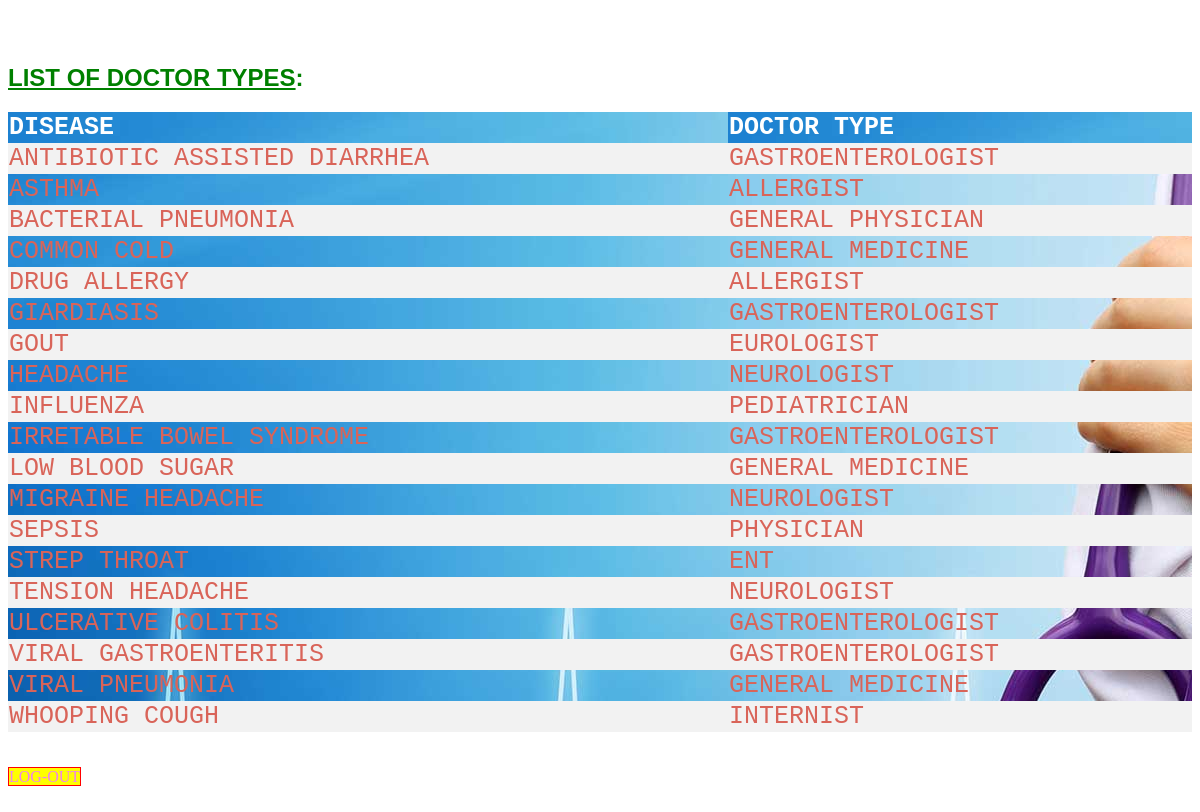
The app's page /doctor_details.php with its own data.
### tables this page shows
CREATE TABLE IF NOT EXISTS `doctor_type` (
  `dno` int(11) NOT NULL,
  `disease` varchar(50) NOT NULL,
  `doctor_type` varchar(50) NOT NULL,
  PRIMARY KEY (`dno`)
);

### doctor_details.php (the view, shortened to what this page needs)
<html>
<head>
</head>
<h2></br></br><u>LIST OF DOCTOR TYPES</u>:</h2>
<body>
<table>
<tr>
<th>DISEASE</th>
<th>DOCTOR TYPE</th>
</tr>
<?php
$host="localhost";
$dbUsername="root";
$dbPassword="";
$dbname="disease";
$conn=new mysqli($host,$dbUsername,$dbPassword,$dbname);
$sql="Select disease,doctor_type from doctor_type order by disease asc";
$result=$conn->query($sql);
if($result->num_rows > 0){
	while($row=$result->fetch_assoc()){
		echo "<tr><td>".$row["disease"]."</td><td>".$row["doctor_type"]."</td></tr>";
	}
	echo "</table>";
}
else{
	echo "0 results found...!";
}
?>
<a href="admin_logout.php">LOG-OUT</a>
</body>
</html>

### doctor_details.php (style rules this page uses)
h2 { color:green; font-family:sans-serif; text-decoration:none; }
a:link { border:1px solid red; color:violet; background-color:yellow; text-decoration:none; }
table { background-image: url(mp.jpg); border-collapse:collapse; width:100%; color:#d96459; font-family:monospace; font-size:25px; text-align:left; }
th { background-image: url(mp.jpg); background-color:#d96459; color:white; }
tr:nth-child(even) { background-color:#f2f2f2 }

### records on screen
doctor_type: disease "ANTIBIOTIC ASSISTED DIARRHEA", doctor_type "GASTROENTEROLOGIST"
doctor_type: disease "ASTHMA", doctor_type "ALLERGIST"
doctor_type: disease "BACTERIAL PNEUMONIA", doctor_type "GENERAL PHYSICIAN"
doctor_type: doctor_type "GENERAL MEDICINE"
doctor_type: disease "DRUG ALLERGY", doctor_type "ALLERGIST"
doctor_type: disease "GIARDIASIS", doctor_type "GASTROENTEROLOGIST"
doctor_type: disease "GOUT", doctor_type "EUROLOGIST"
doctor_type: disease "HEADACHE", doctor_type "NEUROLOGIST"
doctor_type: disease "INFLUENZA", doctor_type "PEDIATRICIAN"
doctor_type: disease "IRRETABLE BOWEL SYNDROME", doctor_type "GASTROENTEROLOGIST"
doctor_type: disease "LOW BLOOD SUGAR", doctor_type "GENERAL MEDICINE"
doctor_type: disease "MIGRAINE HEADACHE", doctor_type "NEUROLOGIST"
doctor_type: disease "SEPSIS", doctor_type "PHYSICIAN"
doctor_type: disease "STREP THROAT", doctor_type "ENT"
doctor_type: disease "TENSION HEADACHE", doctor_type "NEUROLOGIST"
doctor_type: disease "ULCERATIVE COLITIS", doctor_type "GASTROENTEROLOGIST"
doctor_type: disease "VIRAL GASTROENTERITIS", doctor_type "GASTROENTEROLOGIST"
doctor_type: disease "VIRAL PNEUMONIA", doctor_type "GENERAL MEDICINE"
doctor_type: disease "WHOOPING COUGH", doctor_type "INTERNIST"
